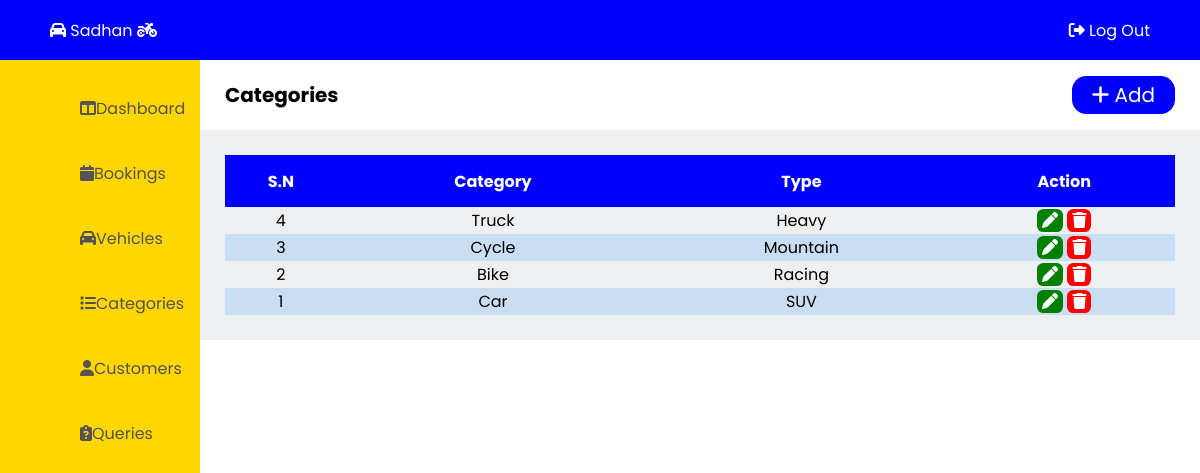
The app's page /admin/categories.php with its own data.
### tables this page shows
CREATE TABLE `categories` (
  `c_id` int(11) NOT NULL,
  `c_name` varchar(50) NOT NULL,
  `c_type` varchar(50) NOT NULL
);

### admin/categories.php (the view, shortened to what this page needs)
<!DOCTYPE html>
<html lang="en">
<head>
  <link rel="stylesheet" href="admin-css\admin-style.css"/>
</head>
<body>
  <?php
    include "admin-container\admin-header.php";
  ?>
  <?php
    include "admin-container\admin-leftbar.php";
  ?>
  <main class="main">
    <section class="title">
      <p>Categories</p>
      <div class="add-btn">
        <a href="add-category.php"><i class="fa-solid fa-plus"></i> Add</a>
      </div>
    </section>
    <div class="category-table">
      <table>
        <tr>
          <th>S.N</th>
          <th>Category</th>
          <th>Type</th>
          <th>Action</th>
        </tr>
<?php
    $qry = "SELECT * FROM categories ORDER BY c_id DESC";
    include 'admin-container/db_connection.php';
    $result = mysqli_query($con, $qry);
?>
        <?php while($row = mysqli_fetch_assoc($result)){  ?>
          <tr>
            <td><?php echo $row['c_id'];?></td>
            <td><?php echo $row['c_name'];?></td>
            <td><?php echo $row['c_type'];?></td>
            <td>
              <a href="edit-category.php?c_id=<?php echo $row['c_id'];?>" class="edit"><i class="fa-solid fa-pen"></i></a>
              <a href="categories.php?c_id=<?php echo $row['c_id'];?>" class="delete" onclick="return confirm('Are you sure to delete?')"><i class="fa-solid fa-trash"></i></a>
            </td>
          </tr>
        <?php } ?>
      </table>
    </div>
  </main>
</body>
</html>

### admin/admin-css/admin-style.css (style rules this page uses)
body { list-style: none; text-decoration: none; margin: 0; padding: 0; height: 100vh; display: grid; grid-template-columns: 200px 1fr; grid-template-rows: 60px 1fr; font-family: 'Poppins', sans-serif; }
.title { padding-left: 25px; padding-right: 25px; font-size: 20px; display: flex; align-items: center; }
.title p { font-weight: bold; }
.title a { text-decoration: none; color: rgb(255, 255, 255); background-color: blue; padding: 5px 20px; border-radius: 0.9rem; justify-content: space-between; }
.add-btn { position: absolute; right: 0; padding-right: 25px; }
.booking-table, .vehicle-table, .customer-table, .category-table, .query-table { padding: 25px; background-color: #eeeff1; }
table { width: 100%; border-collapse: collapse; }
th { height: 50px; background-color: blue; color: white; }
td { text-align: center; }
td a { text-decoration: none; color: rgb(255, 255, 255); padding-left: 5px; padding-right: 5px; border-radius: 0.4rem; }
.confirm, .edit { background-color: green; }
.cancel, .delete { background-color: red; }
tr:nth-child(odd) { background-color: rgba(0, 119, 255, 0.158); }

### records on screen
categories: c_id "4", c_name "Truck", c_type "Heavy"
categories: c_id "3", c_name "Cycle", c_type "Mountain"
categories: c_id "2", c_name "Bike", c_type "Racing"
categories: c_id "1", c_name "Car", c_type "SUV"
